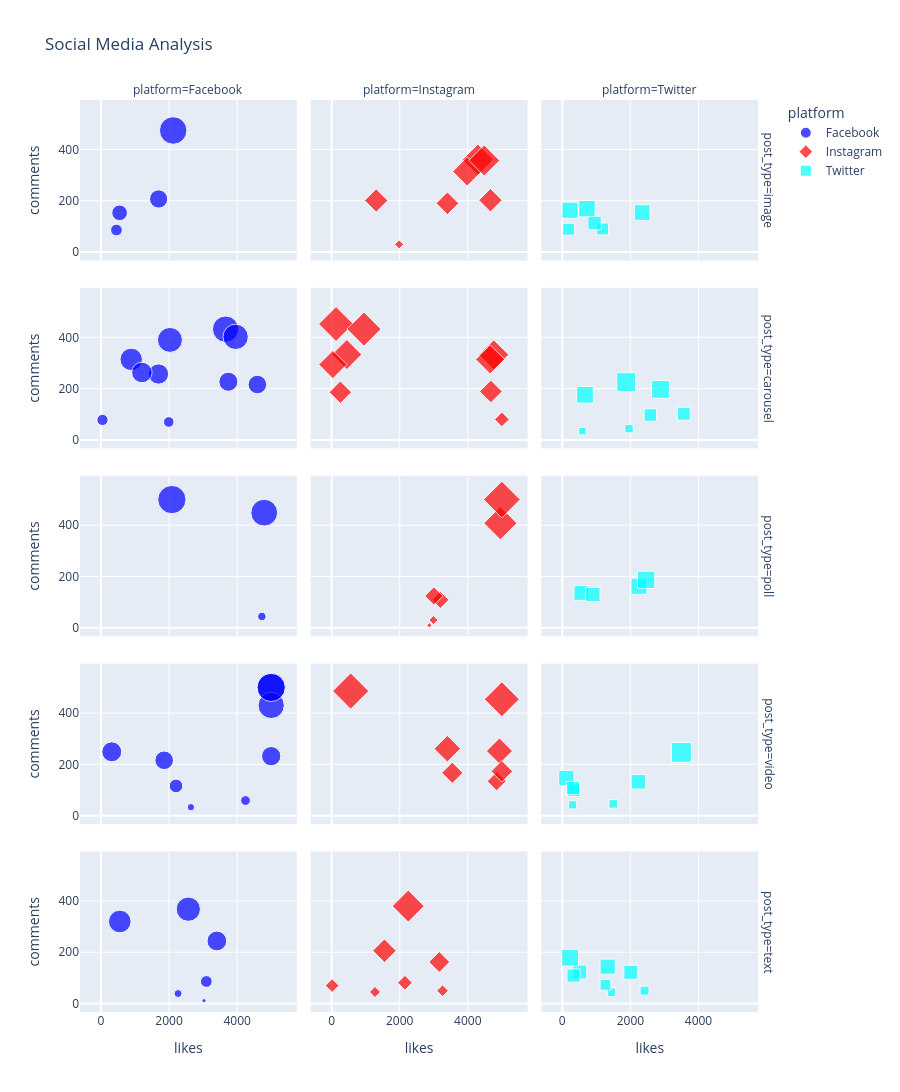

This figure's notebook cell:
### Code cell
fig = px.scatter(sm,
                x = 'likes',
                y = 'comments',
                width = 900,
                height= 1100,
                title='Social Media Analysis',
                color = 'platform',
                size = 'comments',
                color_discrete_map={
                    'Facebook':'blue',
                    'Instagram':'red',
                    'Twitter':'cyan'
                },
                 symbol='platform',
                 facet_col='platform',
                 facet_row='post_type'
                )
fig.show()

### Figure 1 — Plotly figure (JSON) as saved in the notebook; plotly's stock layout.template omitted (floating-point values rounded to 4 significant figures)
{"data": [{"hovertemplate": "platform=Facebook<br>post_type=image<br>likes=%{x}<br>comments=%{marker.size}<extra></extra>", "legendgroup": "Facebook", "marker": {"color": "blue", "size": [474, 86, 153, 207], "sizemode": "area", "sizeref": 1.25, "symbol": "circle"}, "mode": "markers", "name": "Facebook", "orientation": "v", "showlegend": true, "type": "scatter", "x": [2121, 455, 548, 1694], "xaxis": "x13", "y": [474, 86, 153, 207], "yaxis": "y13"}, {"hovertemplate": "platform=Facebook<br>post_type=carousel<br>likes=%{x}<br>comments=%{marker.size}<extra></extra>", "legendgroup": "Facebook", "marker": {"color": "blue", "size": [432, 78, 314, 70, 216, 227, 390, 257, 263, 402], "sizemode": "area", "sizeref": 1.25, "symbol": "circle"}, "mode": "markers", "name": "Facebook", "orientation": "v", "showlegend": false, "type": "scatter", "x": [3660, 45, 889, 1992, 4594, 3742, 2026, 1690, 1203, 3956], "xaxis": "x10", "y": [432, 78, 314, 70, 216, 227, 390, 257, 263, 402], "yaxis": "y10"}, {"hovertemplate": "platform=Facebook<br>post_type=poll<br>likes=%{x}<br>comments=%{marker.size}<extra></extra>", "legendgroup": "Facebook", "marker": {"color": "blue", "size": [500, 449, 44], "sizemode": "area", "sizeref": 1.25, "symbol": "circle"}, "mode": "markers", "name": "Facebook", "orientation": "v", "showlegend": false, "type": "scatter", "x": [2083, 4795, 4726], "xaxis": "x7", "y": [500, 449, 44], "yaxis": "y7"}, {"hovertemplate": "platform=Facebook<br>post_type=video<br>likes=%{x}<br>comments=%{marker.size}<extra></extra>", "legendgroup": "Facebook", "marker": {"color": "blue", "size": [249, 500, 59, 430, 232, 116, 500, 33, 216], "sizemode": "area", "sizeref": 1.25, "symbol": "circle"}, "mode": "markers", "name": "Facebook", "orientation": "v", "showlegend": false, "type": "scatter", "x": [317, 5000, 4245, 5000, 5000, 2204, 5000, 2642, 1857], "xaxis": "x4", "y": [249, 500, 59, 430, 232, 116, 500, 33, 216], "yaxis": "y4"}, {"hovertemplate": "platform=Facebook<br>post_type=text<br>likes=%{x}<br>comments=%{marker.size}<extra></extra>", "legendgroup": "Facebook", "marker": {"color": "blue", "size": [39, 86, 11, 320, 368, 244], "sizemode": "area", "sizeref": 1.25, "symbol": "circle"}, "mode": "markers", "name": "Facebook", "orientation": "v", "showlegend": false, "type": "scatter", "x": [2265, 3094, 3026, 553, 2566, 3404], "xaxis": "x", "y": [39, 86, 11, 320, 368, 244], "yaxis": "y"}, {"hovertemplate": "platform=Instagram<br>post_type=image<br>likes=%{x}<br>comments=%{marker.size}<extra></extra>", "legendgroup": "Instagram", "marker": {"color": "red", "size": [30, 202, 201, 360, 190, 314, 357], "sizemode": "area", "sizeref": 1.25, "symbol": "diamond"}, "mode": "markers", "name": "Instagram", "orientation": "v", "showlegend": true, "type": "scatter", "x": [1982, 4665, 1309, 4297, 3401, 3982, 4483], "xaxis": "x14", "y": [30, 202, 201, 360, 190, 314, 357], "yaxis": "y14"}, {"hovertemplate": "platform=Instagram<br>post_type=carousel<br>likes=%{x}<br>comments=%{marker.size}<extra></extra>", "legendgroup": "Instagram", "marker": {"color": "red", "size": [186, 80, 333, 332, 452, 189, 314, 432, 294], "sizemode": "area", "sizeref": 1.25, "symbol": "diamond"}, "mode": "markers", "name": "Instagram", "orientation": "v", "showlegend": false, "type": "scatter", "x": [256, 5000, 447, 4763, 130, 4678, 4656, 951, 36], "xaxis": "x11", "y": [186, 80, 333, 332, 452, 189, 314, 432, 294], "yaxis": "y11"}, {"hovertemplate": "platform=Instagram<br>post_type=poll<br>likes=%{x}<br>comments=%{marker.size}<extra></extra>", "legendgroup": "Instagram", "marker": {"color": "red", "size": [408, 10, 30, 109, 124, 500], "sizemode": "area", "sizeref": 1.25, "symbol": "diamond"}, "mode": "markers", "name": "Instagram", "orientation": "v", "showlegend": false, "type": "scatter", "x": [4955, 2872, 2990, 3195, 3005, 5000], "xaxis": "x8", "y": [408, 10, 30, 109, 124, 500], "yaxis": "y8"}, {"hovertemplate": "platform=Instagram<br>post_type=video<br>likes=%{x}<br>comments=%{marker.size}<extra></extra>", "legendgroup": "Instagram", "marker": {"color": "red", "size": [252, 134, 167, 486, 261, 454, 173], "sizemode": "area", "sizeref": 1.25, "symbol": "diamond"}, "mode": "markers", "name": "Instagram", "orientation": "v", "showlegend": false, "type": "scatter", "x": [4929, 4846, 3544, 560, 3398, 5000, 5000], "xaxis": "x5", "y": [252, 134, 167, 486, 261, 454, 173], "yaxis": "y5"}, {"hovertemplate": "platform=Instagram<br>post_type=text<br>likes=%{x}<br>comments=%{marker.size}<extra></extra>", "legendgroup": "Instagram", "marker": {"color": "red", "size": [45, 162, 50, 380, 206, 81, 70], "sizemode": "area", "sizeref": 1.25, "symbol": "diamond"}, "mode": "markers", "name": "Instagram", "orientation": "v", "showlegend": false, "type": "scatter", "x": [1274, 3161, 3259, 2251, 1551, 2153, 15], "xaxis": "x2", "y": [45, 162, 50, 380, 206, 81, 70], "yaxis": "y2"}, {"hovertemplate": "platform=Twitter<br>post_type=image<br>likes=%{x}<br>comments=%{marker.size}<extra></extra>", "legendgroup": "Twitter", "marker": {"color": "cyan", "size": [90, 154, 169, 113, 163, 89], "sizemode": "area", "sizeref": 1.25, "symbol": "square"}, "mode": "markers", "name": "Twitter", "orientation": "v", "showlegend": true, "type": "scatter", "x": [1183, 2348, 725, 950, 227, 187], "xaxis": "x15", "y": [90, 154, 169, 113, 163, 89], "yaxis": "y15"}, {"hovertemplate": "platform=Twitter<br>post_type=carousel<br>likes=%{x}<br>comments=%{marker.size}<extra></extra>", "legendgroup": "Twitter", "marker": {"color": "cyan", "size": [225, 44, 176, 97, 34, 102, 197], "sizemode": "area", "sizeref": 1.25, "symbol": "square"}, "mode": "markers", "name": "Twitter", "orientation": "v", "showlegend": false, "type": "scatter", "x": [1878, 1961, 667, 2586, 592, 3571, 2884], "xaxis": "x12", "y": [225, 44, 176, 97, 34, 102, 197], "yaxis": "y12"}, {"hovertemplate": "platform=Twitter<br>post_type=poll<br>likes=%{x}<br>comments=%{marker.size}<extra></extra>", "legendgroup": "Twitter", "marker": {"color": "cyan", "size": [136, 130, 162, 187], "sizemode": "area", "sizeref": 1.25, "symbol": "square"}, "mode": "markers", "name": "Twitter", "orientation": "v", "showlegend": false, "type": "scatter", "x": [559, 898, 2253, 2463], "xaxis": "x9", "y": [136, 130, 162, 187], "yaxis": "y9"}, {"hovertemplate": "platform=Twitter<br>post_type=video<br>likes=%{x}<br>comments=%{marker.size}<extra></extra>", "legendgroup": "Twitter", "marker": {"color": "cyan", "size": [247, 42, 147, 132, 46, 99, 108], "sizemode": "area", "sizeref": 1.25, "symbol": "square"}, "mode": "markers", "name": "Twitter", "orientation": "v", "showlegend": false, "type": "scatter", "x": [3499, 304, 119, 2236, 1498, 344, 314], "xaxis": "x6", "y": [247, 42, 147, 132, 46, 99, 108], "yaxis": "y6"}, {"hovertemplate": "platform=Twitter<br>post_type=text<br>likes=%{x}<br>comments=%{marker.size}<extra></extra>", "legendgroup": "Twitter", "marker": {"color": "cyan", "size": [44, 144, 123, 122, 109, 73, 50, 179], "sizemode": "area", "sizeref": 1.25, "symbol": "square"}, "mode": "markers", "name": "Twitter", "orientation": "v", "showlegend": false, "type": "scatter", "x": [1446, 1333, 512, 2013, 332, 1268, 2416, 229], "xaxis": "x3", "y": [44, 144, 123, 122, 109, 73, 50, 179], "yaxis": "y3"}], "layout": {"annotations": [{"font": {}, "showarrow": false, "text": "platform=Facebook", "x": 0.1567, "xanchor": "center", "xref": "paper", "y": 1, "yanchor": "bottom", "yref": "paper"}, {"font": {}, "showarrow": false, "text": "platform=Instagram", "x": 0.49, "xanchor": "center", "xref": "paper", "y": 1, "yanchor": "bottom", "yref": "paper"}, {"font": {}, "showarrow": false, "text": "platform=Twitter", "x": 0.8233, "xanchor": "center", "xref": "paper", "y": 1, "yanchor": "bottom", "yref": "paper"}, {"font": {}, "showarrow": false, "text": "post_type=text", "textangle": 90, "x": 0.98, "xanchor": "left", "xref": "paper", "y": 0.088, "yanchor": "middle", "yref": "paper"}, {"font": {}, "showarrow": false, "text": "post_type=video", "textangle": 90, "x": 0.98, "xanchor": "left", "xref": "paper", "y": 0.294, "yanchor": "middle", "yref": "paper"}, {"font": {}, "showarrow": false, "text": "post_type=poll", "textangle": 90, "x": 0.98, "xanchor": "left", "xref": "paper", "y": 0.5, "yanchor": "middle", "yref": "paper"}, {"font": {}, "showarrow": false, "text": "post_type=carousel", "textangle": 90, "x": 0.98, "xanchor": "left", "xref": "paper", "y": 0.706, "yanchor": "middle", "yref": "paper"}, {"font": {}, "showarrow": false, "text": "post_type=image", "textangle": 90, "x": 0.98, "xanchor": "left", "xref": "paper", "y": 0.912, "yanchor": "middle", "yref": "paper"}], "height": 1100, "legend": {"itemsizing": "constant", "title": {"text": "platform"}, "tracegroupgap": 0}, "title": {"text": "Social Media Analysis"}, "width": 900, "xaxis": {"anchor": "y", "domain": [0, 0.3133], "title": {"text": "likes"}}, "xaxis10": {"anchor": "y10", "domain": [0, 0.3133], "matches": "x", "showticklabels": false}, "xaxis11": {"anchor": "y11", "domain": [0.3333, 0.6467], "matches": "x", "showticklabels": false}, "xaxis12": {"anchor": "y12", "domain": [0.6667, 0.98], "matches": "x", "showticklabels": false}, "xaxis13": {"anchor": "y13", "domain": [0, 0.3133], "matches": "x", "showticklabels": false}, "xaxis14": {"anchor": "y14", "domain": [0.3333, 0.6467], "matches": "x", "showticklabels": false}, "xaxis15": {"anchor": "y15", "domain": [0.6667, 0.98], "matches": "x", "showticklabels": false}, "xaxis2": {"anchor": "y2", "domain": [0.3333, 0.6467], "matches": "x", "title": {"text": "likes"}}, "xaxis3": {"anchor": "y3", "domain": [0.6667, 0.98], "matches": "x", "title": {"text": "likes"}}, "xaxis4": {"anchor": "y4", "domain": [0, 0.3133], "matches": "x", "showticklabels": false}, "xaxis5": {"anchor": "y5", "domain": [0.3333, 0.6467], "matches": "x", "showticklabels": false}, "xaxis6": {"anchor": "y6", "domain": [0.6667, 0.98], "matches": "x", "showticklabels": false}, "xaxis7": {"anchor": "y7", "domain": [0, 0.3133], "matches": "x", "showticklabels": false}, "xaxis8": {"anchor": "y8", "domain": [0.3333, 0.6467], "matches": "x", "showticklabels": false}, "xaxis9": {"anchor": "y9", "domain": [0.6667, 0.98], "matches": "x", "showticklabels": false}, "yaxis": {"anchor": "x", "domain": [0, 0.176], "title": {"text": "comments"}}, "yaxis10": {"anchor": "x10", "domain": [0.618, 0.794], "matches": "y", "title": {"text": "comments"}}, "yaxis11": {"anchor": "x11", "domain": [0.618, 0.794], "matches": "y", "showticklabels": false}, "yaxis12": {"anchor": "x12", "domain": [0.618, 0.794], "matches": "y", "showticklabels": false}, "yaxis13": {"anchor": "x13", "domain": [0.824, 1], "matches": "y", "title": {"text": "comments"}}, "yaxis14": {"anchor": "x14", "domain": [0.824, 1], "matches": "y", "showticklabels": false}, "yaxis15": {"anchor": "x15", "domain": [0.824, 1], "matches": "y", "showticklabels": false}, "yaxis2": {"anchor": "x2", "domain": [0, 0.176], "matches": "y", "showticklabels": false}, "yaxis3": {"anchor": "x3", "domain": [0, 0.176], "matches": "y", "showticklabels": false}, "yaxis4": {"anchor": "x4", "domain": [0.206, 0.382], "matches": "y", "title": {"text": "comments"}}, "yaxis5": {"anchor": "x5", "domain": [0.206, 0.382], "matches": "y", "showticklabels": false}, "yaxis6": {"anchor": "x6", "domain": [0.206, 0.382], "matches": "y", "showticklabels": false}, "yaxis7": {"anchor": "x7", "domain": [0.412, 0.588], "matches": "y", "title": {"text": "comments"}}, "yaxis8": {"anchor": "x8", "domain": [0.412, 0.588], "matches": "y", "showticklabels": false}, "yaxis9": {"anchor": "x9", "domain": [0.412, 0.588], "matches": "y", "showticklabels": false}}}
